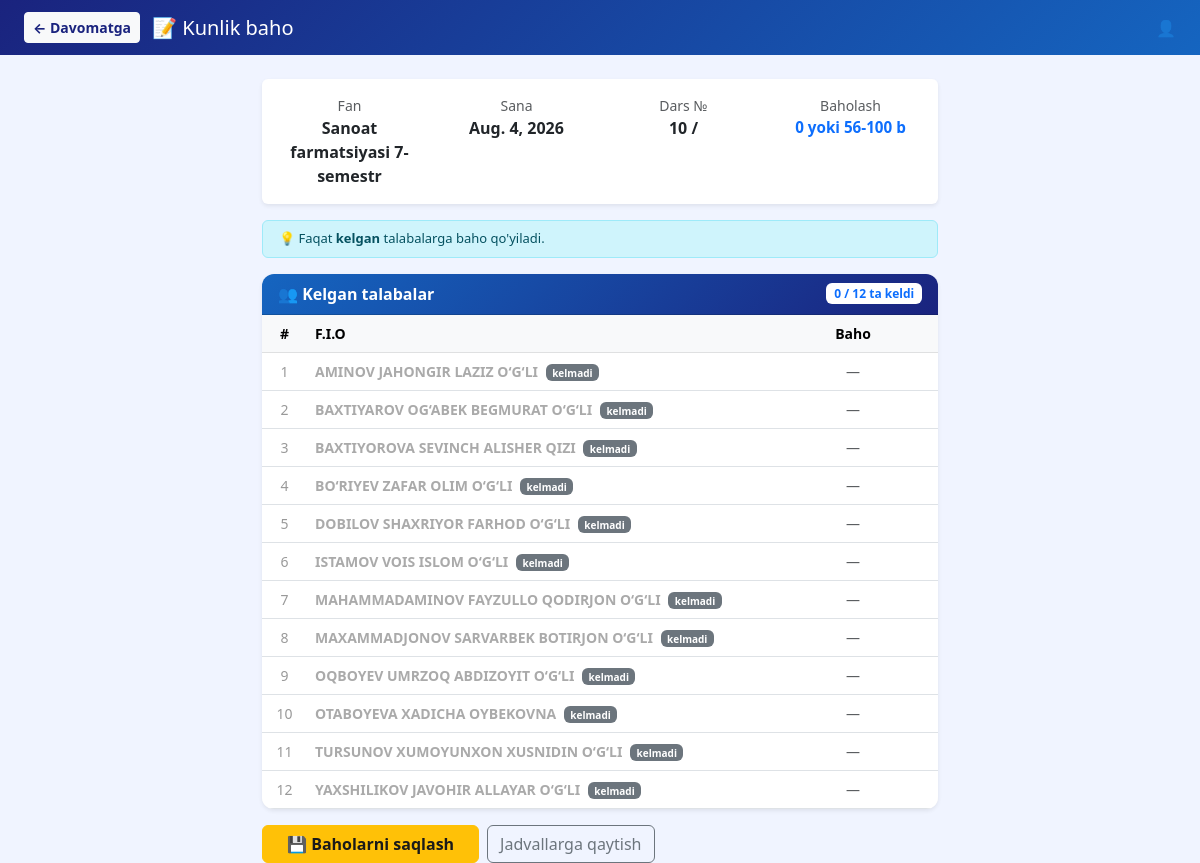
The app's page /teacher/sched/137693/grade/ (signed in) with its own data.
### raspisaniya/models.py (models this page shows, shortened)
class CourseGroup(models.Model):
    course = models.ForeignKey(Course, on_delete=models.CASCADE, related_name='groups')
    teacher = models.ForeignKey(Teacher, on_delete=models.SET_NULL, null=True, blank=True)
    students = models.ManyToManyField(Student, blank=True)
    group_number = models.PositiveIntegerField(default=1)
    start_time = models.TimeField(null=True, blank=True)
    weekdays = models.JSONField(default=list, blank=True)
    language = models.CharField(max_length=10, choices=LANGUAGE_CHOICES, default='uz')
    is_scheduled = models.BooleanField(default=False)
    room = models.ForeignKey('Room', null=True, blank=True, on_delete=models.SET_NULL)
    teacher_can_edit = models.BooleanField(default=False)  # Admin ruxsat bergan
    display_col = models.PositiveIntegerField(null=True, blank=True)  # Haftalik jadval ustuni (N-QATOR) — admin qo'lda tortib qo'ygan ustun raqami

class Course(models.Model):
    subject = models.ForeignKey(Subject, on_delete=models.CASCADE)
    start_date = models.DateField()
    end_date = models.DateField()
    total_lessons = models.PositiveIntegerField()
    lessons_per_week = models.PositiveIntegerField()
    lesson_duration = models.PositiveIntegerField(default=80)
    include_saturday = models.BooleanField(default=False)
    preferred_weekdays = models.JSONField(default=list, blank=True)

class Subject(models.Model):
    name = models.CharField(max_length=100, unique=True)
    def __str__(self):
        return self.name

class GroupSchedule(models.Model):
    group = models.ForeignKey(CourseGroup, on_delete=models.CASCADE, related_name='schedule')
    date = models.DateField()
    lesson_number = models.IntegerField(default=1)
    start_time = models.TimeField(null=True, blank=True)
    class Meta:
        ordering = ['date']

class Student(models.Model):
    user = models.OneToOneField(User, on_delete=models.SET_NULL, null=True, blank=True,related_name='student')
    student_id = models.CharField(max_length=20, unique=True, null=True, blank=True)
    first_name = models.CharField(max_length=50)
    last_name = models.CharField(max_length=50)
    group = models.ForeignKey(Group, on_delete=models.SET_NULL, null=True, blank=True)
    language = models.CharField(max_length=10, choices=LANGUAGE_CHOICES, default='uz')
    debts = models.ManyToManyField(Subject, related_name='debt_students', blank=True)

### accounts/views.py (the view, shortened to what this page needs)
# urls.py: path('teacher/sched/<int:sched_pk>/grade/', views.teacher_daily_grade, name='teacher_daily_grade'),
@login_required
def teacher_daily_grade(request, sched_pk):
    sched = get_object_or_404(GroupSchedule, pk=sched_pk)
    group = sched.group
    today = dt_date.today()
    is_admin = request.user.is_superuser or request.user.is_staff
    if not is_admin:
        try:
            teacher = request.user.teacher
        except Exception:
            return redirect('login')
    can_edit = is_admin or sched.date == today or group.teacher_can_edit
    if not can_edit:
        messages.error(request, f"{sched.date} uchun baho qo'yish yopiq.")
        return redirect('teacher_attendance_overview', group_pk=group.pk)
    students = list(group.students.all().order_by('first_name'))
    min_ball = 56.0
    max_ball = 100.0
    att_map = {
        a.student_id: a.is_present
        for a in Attendance.objects.filter(schedule=sched, student__in=students)
    }
    grade_map = {
        g.student_id: g
        for g in DailyGrade.objects.filter(schedule=sched, student__in=students)
    }
    present_count = sum(1 for v in att_map.values() if v)
    students_data = []
    for student in students:
        is_present = att_map.get(student.pk, False)
        dg = grade_map.get(student.pk)
        score_val = dg.score if dg else ''
        students_data.append({
            'student': student,
            'is_present': is_present,
            'score': score_val,
        })
    return render(request, 'accounts/teacher_daily_grade.html', {
        'sched': sched,
        'group': group,
        'students_data': students_data,
        'min_ball': min_ball,
        'max_ball': max_ball,
        'present_count': present_count,
        'can_edit': can_edit,
    })

### templates/accounts/teacher_daily_grade.html (shortened to what this page needs)
{% load static %}
<!DOCTYPE html>
<html lang="uz">
<head>
    <link href="https://cdn.jsdelivr.net/npm/bootstrap@5.3.0/dist/css/bootstrap.min.css" rel="stylesheet">
</head>
<body>
<div class="topbar">
    <div style="display:flex;align-items:center;gap:12px;">
        <a href="{% url 'teacher_attendance_mark' sched.pk %}" class="btn btn-sm btn-light fw-bold" style="color:#1a237e;">← Davomatga</a>
        <h5 style="margin:0;">📝 Kunlik baho</h5>
    </div>
    <span>👤 {{ group.teacher.first_name }}</span>
</div>
<div class="container mt-4" style="max-width:700px;">
    <div class="card border-0 shadow-sm mb-3 p-3">
        <div class="row text-center">
            <div class="col-3">
                <div class="text-muted small">Fan</div>
                <div class="fw-bold">{{ group.course.subject }}</div>
            </div>
            <div class="col-3">
                <div class="text-muted small">Sana</div>
                <div class="fw-bold {% if is_today %}text-success{% endif %}">
                    {{ sched.date }} {% if is_today %}📌{% endif %}
                </div>
            </div>
            <div class="col-3">
                <div class="text-muted small">Dars №</div>
                <div class="fw-bold">{{ sched.lesson_number }} / {{ total_lessons }}</div>
            </div>
            <div class="col-3">
                <div class="text-muted small">Baholash</div>
                <div class="fw-bold text-primary" style="font-size:0.95rem;">0 yoki {{ min_ball|stringformat:".0f" }}-{{ max_ball|stringformat:".0f" }} b</div>
            </div>
        </div>
    </div>
    <div class="alert alert-info py-2 px-3 mb-3" style="font-size:13px;">
        💡 Faqat <strong>kelgan</strong> talabalarga baho qo'yiladi. <br>
    </div>
    {% if not can_edit %}
    <div class="alert alert-danger">🔒 Bu kun uchun baho qo'yish yopiq.</div>
    {% else %}
    <form method="post">
        <div class="card border-0 shadow-sm mb-3" style="border-radius:12px;overflow:hidden;">
            <div class="card-header fw-bold py-2 px-3"
                 style="background:linear-gradient(135deg,#1565c0,#1a237e);color:white;">
                <div class="d-flex justify-content-between align-items-center">
                    <span>👥 Kelgan talabalar</span>
                    <span class="badge bg-white text-primary">
                        {{ present_count }} / {{ students_data|length }} ta keldi
                    </span>
                </div>
            </div>
            <table class="table table-hover mb-0" style="font-size:14px;">
                <thead class="table-light">
                    <tr>
                        <th style="width:45px;text-align:center;">#</th>
                        <th>F.I.O</th>
                        <th style="text-align:center;width:170px;">
                            Baho
                        </th>
                    </tr>
                </thead>
                <tbody>
                    {% for item in students_data %}
                    <tr class="{% if not item.is_present %}absent-row{% endif %}">
                        <td style="text-align:center;color:#999;">{{ forloop.counter }}</td>
                        <td>
                            <span class="fw-semibold" style="{% if not item.is_present %}color:#aaa;{% else %}color:#1a1a1a;{% endif %}">
                                {{ item.student.last_name }} {{ item.student.first_name }}
                            </span>
                            {% if not item.is_present %}
                            <span class="badge bg-secondary ms-1" style="font-size:10px;">kelmadi</span>
                            {% endif %}
                        </td>
                        <td style="text-align:center;">
                            {% if item.is_present %}
                            <input type="number"
                                   name="score_{{ item.student.pk }}"
                                   class="form-control score-input mx-auto"
                                   min="0" max="{{ max_ball }}" step="0.1"
                                   value="{{ item.score }}"
                                   placeholder="0">
                            {% else %}
                            <span class="text-muted">—</span>
                            {% endif %}
                        </td>
                    </tr>
                    {% endfor %}
                </tbody>
            </table>
        </div>
        <div class="d-flex gap-2">
            <button type="submit" class="btn btn-warning fw-bold px-4" style="color:#1a1a1a;">
                💾 Baholarni saqlash
            </button>
            <a href="{% url 'teacher_attendance_overview' group.pk %}" class="btn btn-outline-secondary">
                Jadvallarga qaytish
            </a>
        </div>
    </form>
    {% endif %}
</div>
</body>
</html>

### templates/accounts/teacher_daily_grade.html (style rules this page uses)
body { background: #f0f4ff; }
.topbar { background: linear-gradient(135deg, #1a237e, #1565c0); color: white; padding: 12px 24px; display: flex; justify-content: space-between; align-items: center; }
td, th { vertical-align: middle !important; }
.absent-row { background: #f5f5f5 !important; color: #aaa; }

### records on screen
CourseGroup: course.subject "Sanoat farmatsiyasi 7-semestr"
GroupSchedule: date "Aug. 4, 2026", lesson_number "10"
Student: student.first_name "AMINOV JAHONGIR LAZIZ O‘G‘LI"
Student: student.first_name "BAXTIYAROV OG‘ABEK BEGMURAT O‘G‘LI"
Student: student.first_name "BAXTIYOROVA SEVINCH ALISHER QIZI"
Student: student.first_name "BO‘RIYEV ZAFAR OLIM O‘G‘LI"
Student: student.first_name "DOBILOV SHAXRIYOR FARHOD O‘G‘LI"
Student: student.first_name "ISTAMOV VOIS ISLOM O‘G‘LI"
Student: student.first_name "MAHAMMADAMINOV FAYZULLO QODIRJON O‘G‘LI"
Student: student.first_name "MAXAMMADJONOV SARVARBEK BOTIRJON O‘G‘LI"
Student: student.first_name "OQBOYEV UMRZOQ ABDIZOYIT O‘G‘LI"
Student: student.first_name "OTABOYEVA XADICHA OYBEKOVNA"
Student: student.first_name "TURSUNOV XUMOYUNXON XUSNIDIN O‘G‘LI"
Student: student.first_name "YAXSHILIKOV JAVOHIR ALLAYAR O‘G‘LI"

### other values on screen
{{ min_ball|stringformat:".0f" }} "56"
{{ max_ball|stringformat:".0f" }} "100"
{{ present_count }} "0"
{{ students_data|length }} "12"
